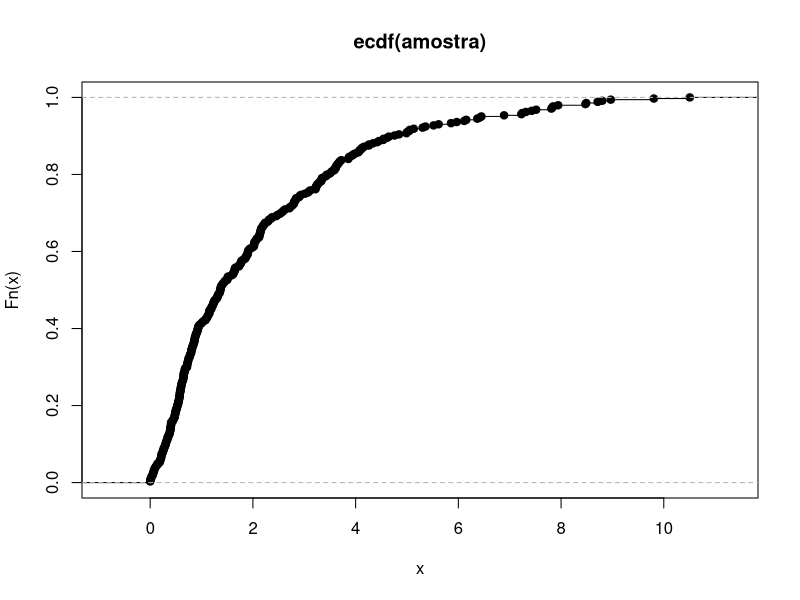

Write R code to recreate this figure.
set.seed(687)
amostra=rexp(344,0.44)
P=ecdf(amostra)
plot(P)
P(1)

#Valor teorico-0.50341546 (ver F.d. exponencial)
options(digits=6)
abs(P(1)-0.35596358)
